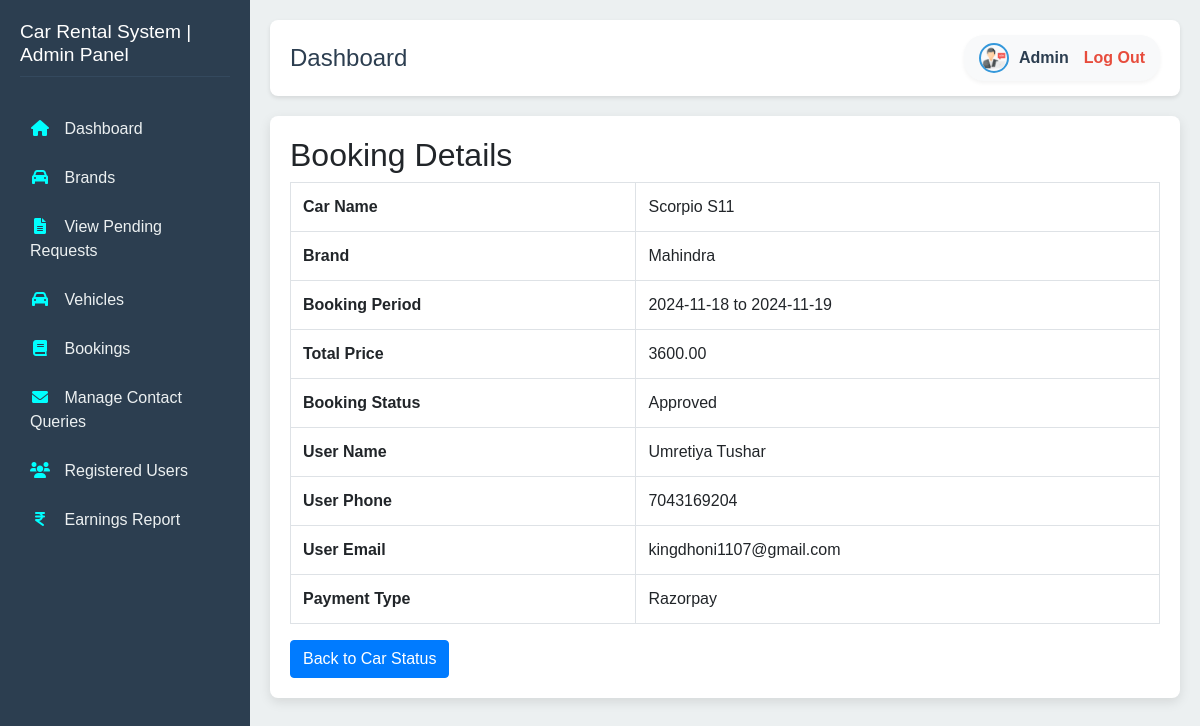
/admin/booking_details.php?booking_id=1 (signed in), run on the app's committed database.
### tables this page shows
CREATE TABLE `booking_req` (
  `id` int(11) NOT NULL,
  `user_id` int(11) NOT NULL,
  `vehicle_id` int(11) NOT NULL,
  `start_date` date NOT NULL,
  `end_date` date NOT NULL,
  `start_time` time DEFAULT NULL,
  `end_time` time DEFAULT NULL,
  `hours_booked` int(11) DEFAULT NULL,
  `days_booked` int(11) DEFAULT NULL,
  `total_price` decimal(10,2) NOT NULL,
  `status` enum('Pending','Approved','Rejected') DEFAULT 'Pending',
  `payment_way` varchar(20) NOT NULL,
  `created_at` timestamp NOT NULL DEFAULT current_timestamp()
);

CREATE TABLE `vehicles` (
  `id` int(11) NOT NULL,
  `availability` tinyint(1) NOT NULL DEFAULT 1,
  `brand_id` int(11) DEFAULT NULL,
  `vehicle_name` varchar(255) NOT NULL,
  `car_type` enum('SUV','Sedan','Sports','Hatchback') DEFAULT NULL,
  `price_per_day` decimal(10,2) NOT NULL,
  `rent_per_hour` decimal(10,2) NOT NULL,
  `fuel_type` varchar(50) NOT NULL,
  `seating_capacity` int(2) NOT NULL,
  `engine` varchar(10) NOT NULL,
  `transmission` enum('Manual','Automatic') NOT NULL,
  `power` varchar(10) NOT NULL,
  `torque` varchar(10) NOT NULL,
  `fuel_tank_capacity` varchar(10) NOT NULL,
  `mileage` varchar(20) NOT NULL,
  `photos` text NOT NULL,
  `photos1` varchar(150) NOT NULL,
  `photos2` varchar(150) NOT NULL,
  `photos3` varchar(150) NOT NULL,
  `model_year` int(11) NOT NULL,
  `status` tinyint(1) DEFAULT 1
);

CREATE TABLE `brands` (
  `id` int(11) NOT NULL,
  `brand_name` varchar(255) NOT NULL,
  `adding_date` date NOT NULL,
  `updation_date` date NOT NULL
);

CREATE TABLE `users` (
  `id` int(11) NOT NULL,
  `fullname` varchar(100) NOT NULL,
  `email` varchar(100) NOT NULL,
  `phone` varchar(15) NOT NULL,
  `password` varchar(255) NOT NULL,
  `created_at` timestamp NOT NULL DEFAULT current_timestamp(),
  `address` varchar(100) NOT NULL,
  `profile_pic` varchar(100) DEFAULT NULL,
  `city` varchar(30) NOT NULL,
  `zip_code` varchar(8) NOT NULL
);

### admin/booking_details.php (the view, shortened to what this page needs)
<?php
require('db_connection.php');
$booking_id = isset($_GET['booking_id']) ? (int)$_GET['booking_id'] : 0;
$query = "SELECT v.vehicle_name, b.brand_name, br.start_date, br.end_date, br.total_price, br.status AS booking_status,
                 u.fullname AS user_name, u.phone AS user_phone, u.email AS user_email, br.payment_way
          FROM booking_req AS br
          INNER JOIN vehicles AS v ON br.vehicle_id = v.id
          INNER JOIN brands AS b ON v.brand_id = b.id
          INNER JOIN users AS u ON br.user_id = u.id
          WHERE br.id = $booking_id";
$result = $conn->query($query);
if ($result->num_rows > 0) {
    $booking = $result->fetch_assoc();
} else {
    header("Location: admin_car_status.php");
    exit();
}
?>
<!DOCTYPE html>
<html lang="en">
<head>
    <link rel="stylesheet" href="admin-style.css">
    <link rel="stylesheet" href="https://maxcdn.bootstrapcdn.com/bootstrap/4.5.2/css/bootstrap.min.css">
    <link rel="stylesheet" href="https://cdnjs.cloudflare.com/ajax/libs/font-awesome/6.0.0-beta3/css/all.min.css">
</head>
<body>
<?php require('navbar.php'); ?>
<div class="container">
    <h2>Booking Details</h2>
    <table class="table table-bordered">
        <tr>
            <th>Car Name</th>
            <td><?php echo htmlspecialchars($booking['vehicle_name']); ?></td>
        </tr>
        <tr>
            <th>Brand</th>
            <td><?php echo htmlspecialchars($booking['brand_name']); ?></td>
        </tr>
        <tr>
            <th>Booking Period</th>
            <td><?php echo htmlspecialchars($booking['start_date']) . ' to ' . htmlspecialchars($booking['end_date']); ?></td>
        </tr>
        <tr>
            <th>Total Price</th>
            <td><?php echo htmlspecialchars($booking['total_price']); ?></td>
        </tr>
        <tr>
            <th>Booking Status</th>
            <td><?php echo htmlspecialchars($booking['booking_status']); ?></td>
        </tr>
        <tr>
            <th>User Name</th>
            <td><?php echo htmlspecialchars($booking['user_name']); ?></td>
        </tr>
        <tr>
            <th>User Phone</th>
            <td><?php echo htmlspecialchars($booking['user_phone']); ?></td>
        </tr>
        <tr>
            <th>User Email</th>
            <td><?php echo htmlspecialchars($booking['user_email']); ?></td>
        </tr>
        <tr>
            <th>Payment Type</th>
            <td><?php echo htmlspecialchars($booking['payment_way']); ?></td>
        </tr>
    </table>
    <a href="admin_car_status.php" class="btn btn-primary">Back to Car Status</a>
</div>
</body>
</html>

### admin/admin-style.css (style rules this page uses)
body { font-family: 'Segoe UI', Tahoma, Geneva, Verdana, sans-serif; margin: 0; padding: 0; display: flex; background-color: #f0f4f8; }

### admin/booking_details.php (style rules this page uses)
body { font-family: Arial, sans-serif; margin: 0; background-color: #f4f4f9; }
.container { max-width: 1000px; margin: 0 auto; padding: 20px; background-color: #fff; box-shadow: 0 4px 12px rgba(0, 0, 0, 0.1); border-radius: 8px; }

### data on the page
booking_req: vehicle.vehicle_name "Scorpio S11", brands.brand_name "Mahindra", start_date "2024-11-18", end_date "2024-11-19", total_price "3600.00", status "Approved", user.fullname "Umretiya Tushar", user.phone "7043169204", user.email "kingdhoni1107@gmail.com", payment_way "Razorpay"
